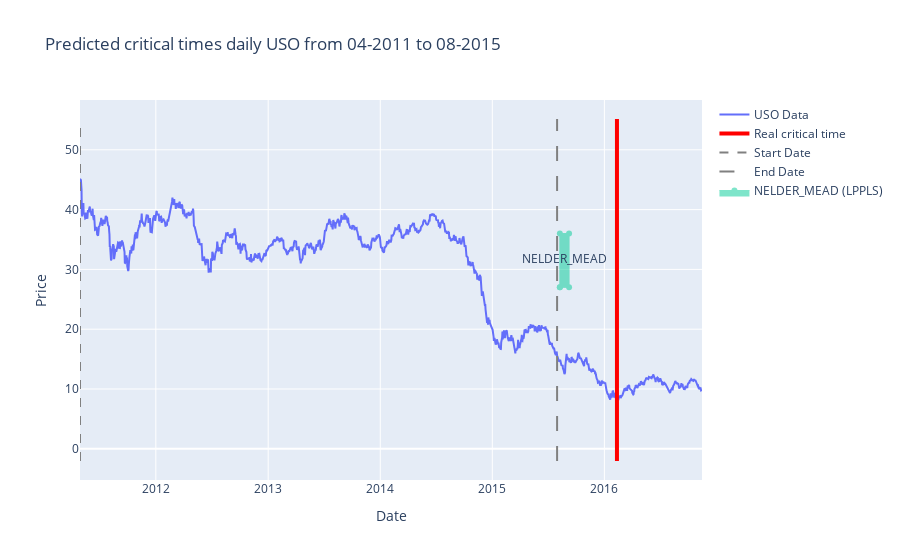
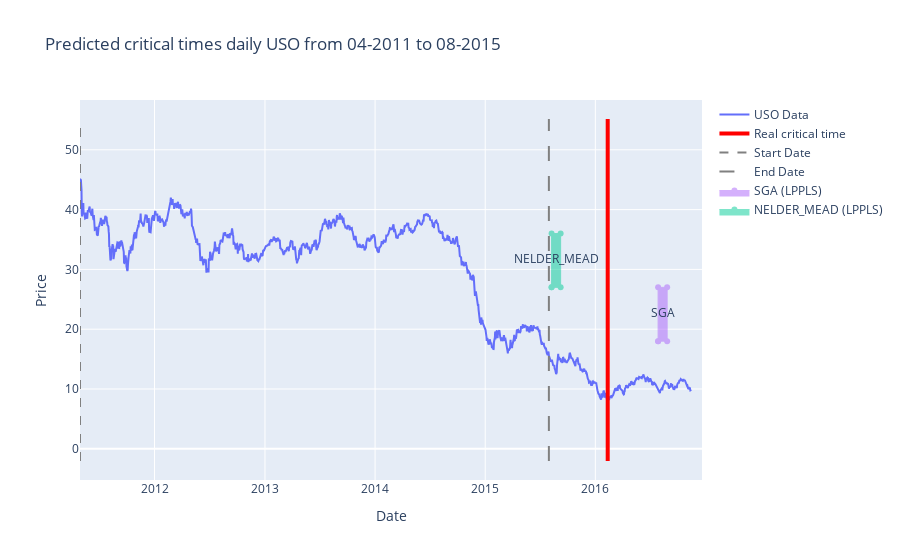

Source (notebook cell) for these figures, in order:
### Code cell
uso = AssetProcessor(input_type = InputType.USO)

uso.generate_all_rectangle(frequency = "daily",
                        optimizers =  [SA(LPPL), SGA(LPPL), NELDER_MEAD(LPPLS)], 
                        significativity_tc=0.3,
                        rerun = True,
                        nb_tc = 10,
                        save=True,
                        save_plot=True)

uso.generate_all_rectangle(frequency = "daily",
                        optimizers =  [SA(LPPLS), SGA(LPPLS), NELDER_MEAD(LPPLS)], 
                        significativity_tc=0.3,
                        rerun = True,
                        nb_tc = 10,
                        save=True,
                        save_plot=True)

### Figure 1 — Plotly figure (JSON) as saved in the notebook; plotly's stock layout.template omitted (floating-point values rounded to 4 significant figures; data arrays with more than 128 entries replaced by an {"elided": "..."} marker saying what was removed)
{"data": [{"mode": "lines", "name": "USO Data", "type": "scatter", "x": {"elided": "1397 str values"}, "y": {"elided": "1397 float values"}}, {"line": {"color": "red", "width": 4}, "mode": "lines", "name": "Real critical time", "showlegend": true, "type": "scatter", "x": ["2016-02-11T00:00:00", "2016-02-11T00:00:00"], "y": [-2.04, 55.15]}, {"line": {"color": "gray", "dash": "dash"}, "mode": "lines", "name": "Start Date", "showlegend": true, "type": "scatter", "x": ["2011-04-29T00:00:00", "2011-04-29T00:00:00"], "y": [-2.04, 55.15]}, {"line": {"color": "gray", "dash": "longdash"}, "mode": "lines", "name": "End Date", "showlegend": true, "type": "scatter", "x": ["2015-07-31T00:00:00", "2015-07-31T00:00:00"], "y": [-2.04, 55.15]}, {"fill": "toself", "fillcolor": "#00cc96", "line": {"color": "#00cc96", "width": 1}, "name": "NELDER_MEAD (LPPLS)", "opacity": 0.5, "showlegend": true, "type": "scatter", "x": ["2015-08-09T00:00:00", "2015-09-08T00:00:00", "2015-09-08T00:00:00", "2015-08-09T00:00:00", "2015-08-09T00:00:00"], "y": [27, 27, 36, 36, 27]}, {"mode": "text", "showlegend": false, "text": ["NELDER_MEAD"], "type": "scatter", "x": ["2015-08-24T00:00:00"], "y": [31.5]}], "layout": {"showlegend": true, "title": {"text": "Predicted critical times daily USO from 04-2011 to 08-2015"}, "xaxis": {"title": {"text": "Date"}}, "yaxis": {"title": {"text": "Price"}}}}

### Figure 2 — Plotly figure (JSON) as saved in the notebook; plotly's stock layout.template omitted (floating-point values rounded to 4 significant figures; data arrays with more than 128 entries replaced by an {"elided": "..."} marker saying what was removed)
{"data": [{"mode": "lines", "name": "USO Data", "type": "scatter", "x": {"elided": "1397 str values"}, "y": {"elided": "1397 float values"}}, {"line": {"color": "red", "width": 4}, "mode": "lines", "name": "Real critical time", "showlegend": true, "type": "scatter", "x": ["2016-02-11T00:00:00", "2016-02-11T00:00:00"], "y": [-2.04, 55.15]}, {"line": {"color": "gray", "dash": "dash"}, "mode": "lines", "name": "Start Date", "showlegend": true, "type": "scatter", "x": ["2011-04-29T00:00:00", "2011-04-29T00:00:00"], "y": [-2.04, 55.15]}, {"line": {"color": "gray", "dash": "longdash"}, "mode": "lines", "name": "End Date", "showlegend": true, "type": "scatter", "x": ["2015-07-31T00:00:00", "2015-07-31T00:00:00"], "y": [-2.04, 55.15]}, {"fill": "toself", "fillcolor": "#ab63fa", "line": {"color": "#ab63fa", "width": 1}, "name": "SGA (LPPLS)", "opacity": 0.5, "showlegend": true, "type": "scatter", "x": ["2016-07-27T00:00:00", "2016-08-26T00:00:00", "2016-08-26T00:00:00", "2016-07-27T00:00:00", "2016-07-27T00:00:00"], "y": [18, 18, 27, 27, 18]}, {"mode": "text", "showlegend": false, "text": ["SGA"], "type": "scatter", "x": ["2016-08-11T00:00:00"], "y": [22.5]}, {"fill": "toself", "fillcolor": "#00cc96", "line": {"color": "#00cc96", "width": 1}, "name": "NELDER_MEAD (LPPLS)", "opacity": 0.5, "showlegend": true, "type": "scatter", "x": ["2015-08-09T00:00:00", "2015-09-08T00:00:00", "2015-09-08T00:00:00", "2015-08-09T00:00:00", "2015-08-09T00:00:00"], "y": [27, 27, 36, 36, 27]}, {"mode": "text", "showlegend": false, "text": ["NELDER_MEAD"], "type": "scatter", "x": ["2015-08-24T00:00:00"], "y": [31.5]}], "layout": {"showlegend": true, "title": {"text": "Predicted critical times daily USO from 04-2011 to 08-2015"}, "xaxis": {"title": {"text": "Date"}}, "yaxis": {"title": {"text": "Price"}}}}
